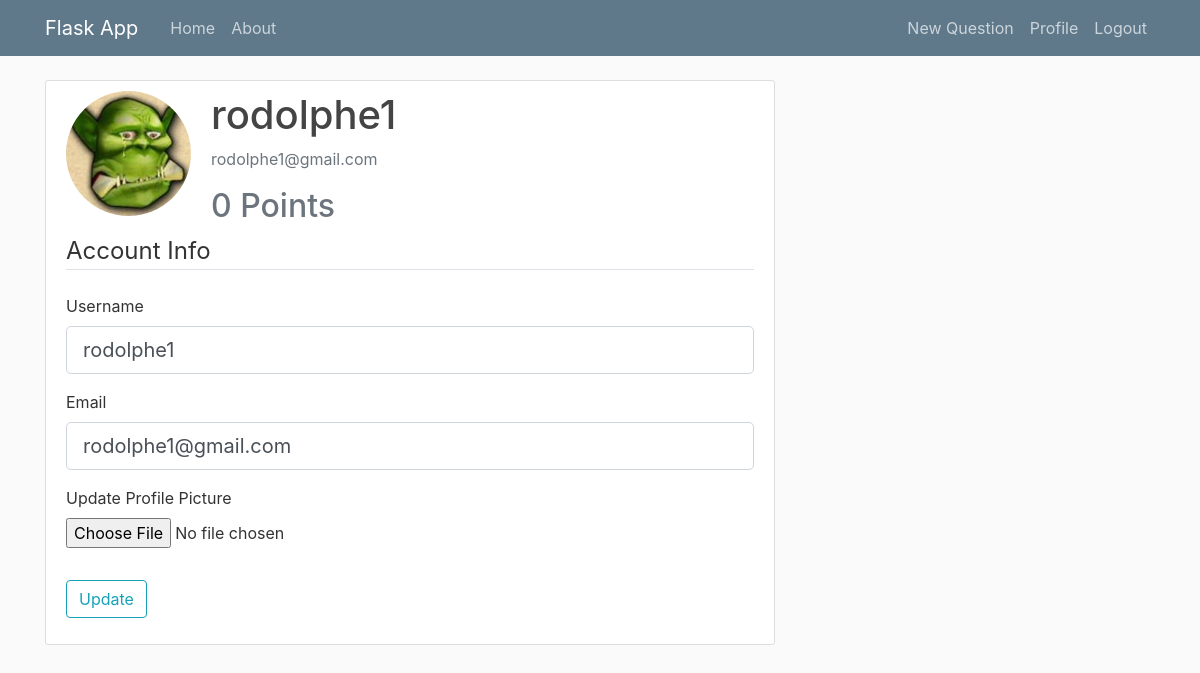
Page /account (signed in) on the earlier database version.
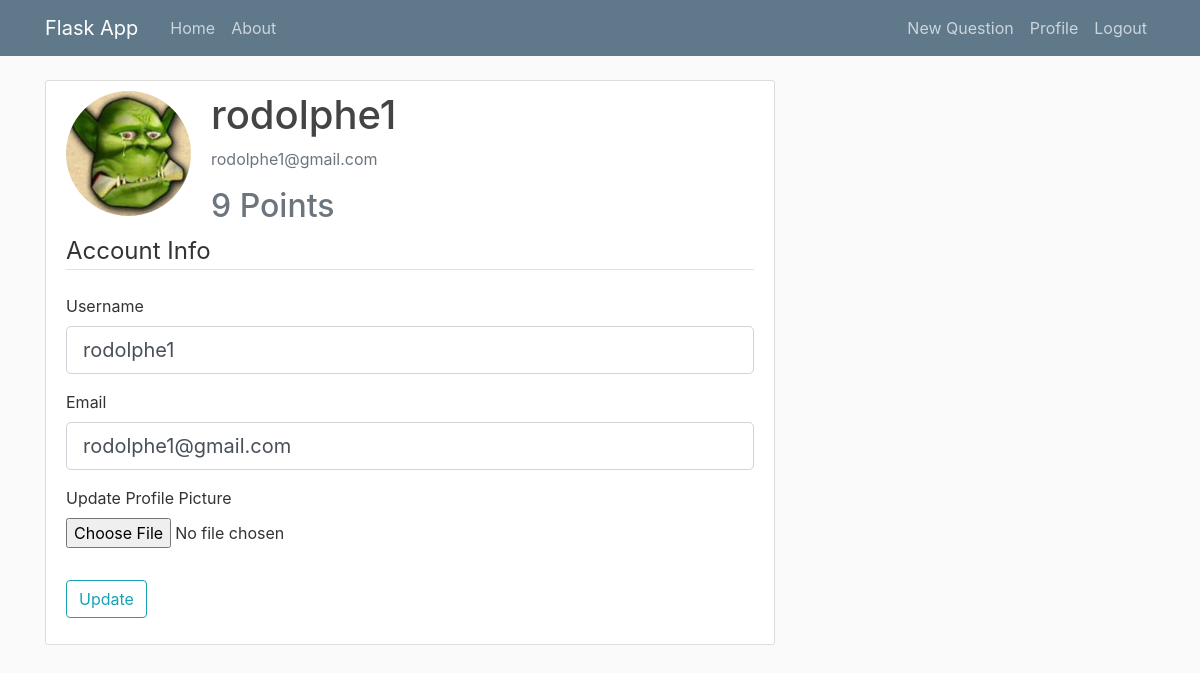
Same page on the later database version.
### webapp/models.py (models this page shows, shortened)
class User(db.Model, UserMixin):									#Create a Table named 'user' (in lowercase) inheriting from db.Model
	id = db.Column(db.Integer, primary_key=True)
	username = db.Column(db.String(20), unique=True, nullable=False)
	email = db.Column(db.String(120), unique=True, nullable=False)
	image_file = db.Column(db.String(20), nullable=False, default='default.jpg')
	password = db.Column(db.String(60), nullable=False)
	points = db.Column(db.Integer, nullable=False)
	questions = db.relationship('Questions', backref='author', lazy=True)					#Define the relationship with the post (to make a foreign key in Post table)

### webapp/routes.py (the view)
@app.route('/account', methods=['GET', 'POST'])
@login_required												# login is required to access this page
def account():
	form = UpdateAccountForm()
	if form.validate_on_submit():
		if form.picture.data:     							#if a data is in the picture field
			picture_file = save_picture(form.picture.data) #using the save_picture function coded before to save picture
			current_user.image_files = picture_file        # /!\ supposed to change the image file in the database but don't work I don't know why
		current_user.username = form.username.data
		current_user.email = form.email.data
		db.session.commit()
		flash('Your account has been updated', 'success')
		return redirect(url_for('account'))
	elif request.method == 'GET':																			#to write current user's informations when we go to the profile page
		form.username.data = current_user.username
		form.email.data = current_user.email
	image_file = url_for('static', filename='profile_pics/' + current_user.image_file) 						# Create a variable containing the profile pic of the user
	return render_template('account.html', title='Account', image_file=image_file, form=form)

### webapp/forms.py (shortened to what this page needs)
class UpdateAccountForm(FlaskForm): #Creating a class inheriting FlaskForm class (it's our form)
	username = StringField('Username', validators=[DataRequired(), Length(min=2, max=20)])	   #We need to instanciate imported classes to create each different fields, the 'Username' variable is the label in the HTML page
	email = StringField('Email', validators=[DataRequired(), Email()])
	picture = FileField('Update Profile Picture', validators=[FileAllowed(['jpg', 'png'])]) 	#picture change field
	submit = SubmitField('Update')

### webapp/models.py (called while the page is built)
@login_manager.user_loader
def load_user(user_id):
	return User.query.get(user_id)

### webapp/templates/account.html (shortened to what this page needs)
{% extends "layout.html" %}
{% block content %}
	<div class="content-section">
	  <div class="media">
	    <img class="rounded-circle account-img" src="{{ image_file }}">
	    <div class="media-body">
	      <h2 class="account-heading">{{ current_user.username }}</h2>
	      <p class="text-secondary">{{ current_user.email }}</p>
	      <h2 class="text-secondary">{{ current_user.points }} Points</h2>
	    </div>
	  </div>
			<form method="POST" action="" enctype="multipart/form-data">
				<fieldset class="form-group">
					<legend class="border-bottom mb-4">Account Info</legend>
					<div class="form-group">
						{{ form.username.label(class="form-control-label") }}
						{% if form.username.errors %}
							{{ form.username(class="form-control form-control-lg is-invalid") }}
							<div class="invalid-feedback">
								{% for error in form.username.errors %}
									<span>{{ error }}</span>
								{% endfor %}
							</div>
						{% else %}
							{{ form.username(class="form-control form-control-lg") }}
						{% endif %}
					</div>
					<div class="form-group">
						{{ form.email.label(class="form-control-label") }}
						{% if form.email.errors %}
							{{ form.email(class="form-control form-control-lg is-invalid") }}
							<div class="invalid-feedback">
								{% for error in form.email.errors %}
									<span>{{ error }}</span>
								{% endfor %}
							</div>
						{% else %}
							{{ form.email(class="form-control form-control-lg") }}
						{% endif %}
					</div>
					<div class="form-group">
						{{ form.picture.label() }}
						{{ form.picture(class="form-control-file") }}
					</div>
				</fieldset>
				<div class="form-group">
					{{ form.submit(class="btn btn-outline-info") }}
				</div>
			</form>
	</div>
{% endblock %}

Differences in the rows shown:
changed User "rodolphe1": points "0" → "9"
